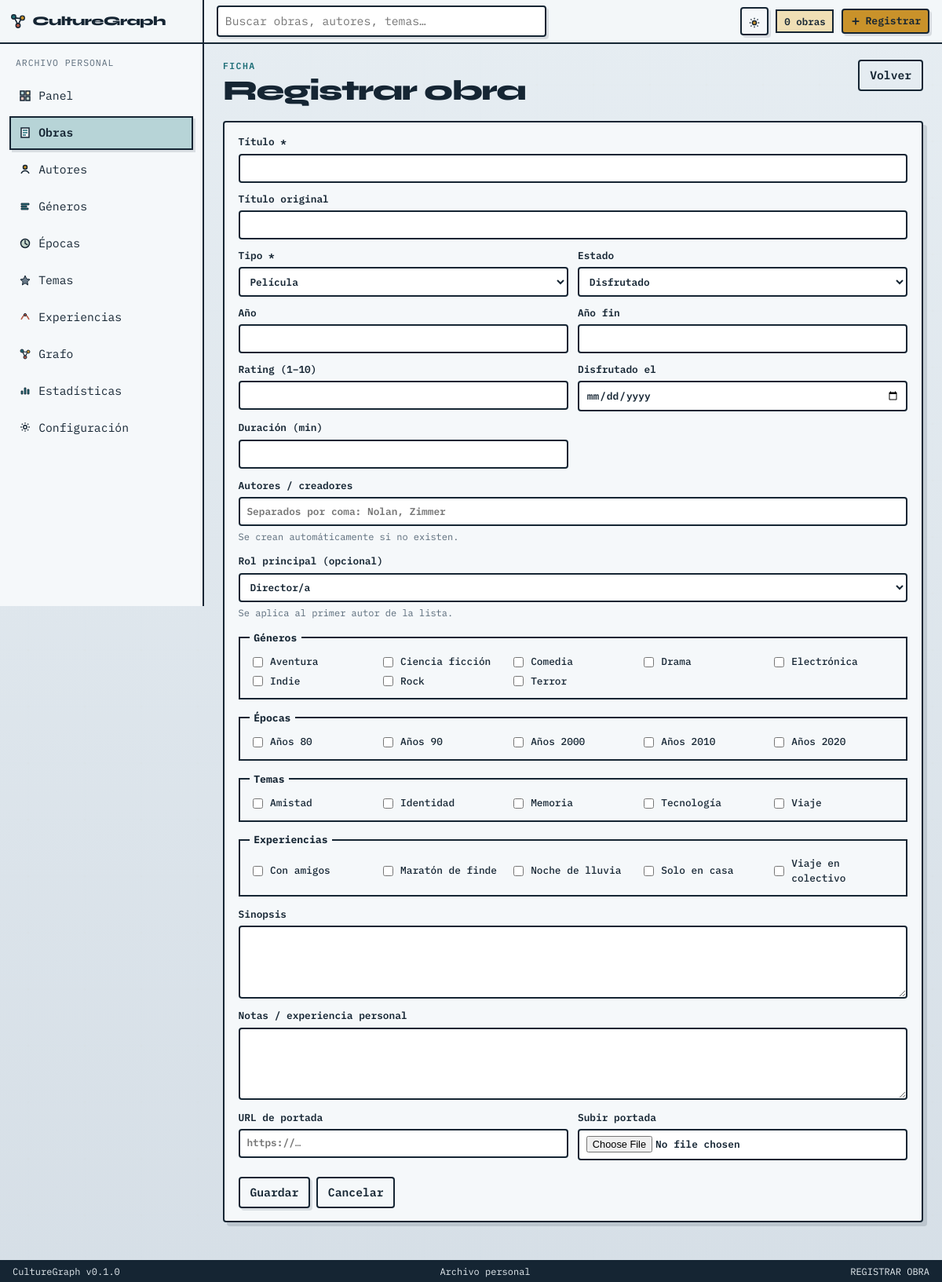
Page /index.php?r=/obras/nueva on the committed database.
### tables this page shows
CREATE TABLE IF NOT EXISTS settings (
  `key` VARCHAR(64) NOT NULL PRIMARY KEY,
  `value` TEXT NULL,
  updated_at TIMESTAMP NOT NULL DEFAULT CURRENT_TIMESTAMP ON UPDATE CURRENT_TIMESTAMP
);

CREATE TABLE IF NOT EXISTS genres (
  id INT UNSIGNED NOT NULL AUTO_INCREMENT PRIMARY KEY,
  name VARCHAR(120) NOT NULL,
  slug VARCHAR(140) NOT NULL,
  color VARCHAR(16) NULL,
  created_at TIMESTAMP NOT NULL DEFAULT CURRENT_TIMESTAMP,
  UNIQUE KEY uq_genres_slug (slug),
  UNIQUE KEY uq_genres_name (name)
);

CREATE TABLE IF NOT EXISTS eras (
  id INT UNSIGNED NOT NULL AUTO_INCREMENT PRIMARY KEY,
  name VARCHAR(120) NOT NULL,
  slug VARCHAR(140) NOT NULL,
  year_start SMALLINT UNSIGNED NULL,
  year_end SMALLINT UNSIGNED NULL,
  notes TEXT NULL,
  created_at TIMESTAMP NOT NULL DEFAULT CURRENT_TIMESTAMP,
  UNIQUE KEY uq_eras_slug (slug),
  UNIQUE KEY uq_eras_name (name)
);

CREATE TABLE IF NOT EXISTS themes (
  id INT UNSIGNED NOT NULL AUTO_INCREMENT PRIMARY KEY,
  name VARCHAR(120) NOT NULL,
  slug VARCHAR(140) NOT NULL,
  description TEXT NULL,
  created_at TIMESTAMP NOT NULL DEFAULT CURRENT_TIMESTAMP,
  UNIQUE KEY uq_themes_slug (slug),
  UNIQUE KEY uq_themes_name (name)
);

CREATE TABLE IF NOT EXISTS experiences (
  id INT UNSIGNED NOT NULL AUTO_INCREMENT PRIMARY KEY,
  name VARCHAR(120) NOT NULL,
  slug VARCHAR(140) NOT NULL,
  description TEXT NULL,
  mood VARCHAR(80) NULL,
  created_at TIMESTAMP NOT NULL DEFAULT CURRENT_TIMESTAMP,
  UNIQUE KEY uq_experiences_slug (slug),
  UNIQUE KEY uq_experiences_name (name)
);

### app/Views/works/form.php (the view, shortened to what the rows shown need)
<?php
$w = $work ?? null;
$genreIds = array_map(static fn ($g) => (int) $g['id'], $w['genres'] ?? []);
$eraIds = array_map(static fn ($g) => (int) $g['id'], $w['eras'] ?? []);
$themeIds = array_map(static fn ($g) => (int) $g['id'], $w['themes'] ?? []);
$expIds = array_map(static fn ($g) => (int) $g['id'], $w['experiences'] ?? []);
$creatorNames = implode(', ', array_map(static fn ($c) => $c['name'], $w['creators'] ?? []));
$creatorRoles = array_map(static fn ($c) => $c['role'], $w['creators'] ?? []);
?>
<section class="page-head">
    <div>
        <p class="eyebrow">Ficha</p>
        <h1 class="page-title"><?= e($title) ?></h1>
    </div>
    <a class="btn btn-ghost" href="<?= e(url('/obras')) ?>">Volver</a>
</section>
<form class="panel form-stack" method="post" enctype="multipart/form-data"
      action="<?= e($w ? url('/obras/' . $w['id']) : url('/obras')) ?>">
    <div class="form-grid">
        <label class="span-2">Título *
            <input type="text" name="title" required value="<?= e($w['title'] ?? '') ?>">
        </label>
        <label class="span-2">Título original
            <input type="text" name="original_title" value="<?= e($w['original_title'] ?? '') ?>">
        </label>
        <label>Tipo *
            <select name="type" id="work-type" required>
                <?php foreach ($options['types'] as $k => $label): ?>
                    <option value="<?= e($k) ?>" <?= ($w['type'] ?? 'movie') === $k ? 'selected' : '' ?>><?= e($label) ?></option>
                <?php endforeach; ?>
            </select>
        </label>
        <label>Estado
            <select name="status">
                <?php foreach ($options['statuses'] as $k => $label): ?>
                    <option value="<?= e($k) ?>" <?= ($w['status'] ?? 'finished') === $k ? 'selected' : '' ?>><?= e($label) ?></option>
                <?php endforeach; ?>
            </select>
        </label>
        <label>Año
            <input type="number" name="year" min="1800" max="2100" value="<?= e((string) ($w['year'] ?? '')) ?>">
        </label>
        <label>Año fin
            <input type="number" name="year_end" min="1800" max="2100" value="<?= e((string) ($w['year_end'] ?? '')) ?>">
        </label>
        <label>Rating (1–10)
            <input type="number" name="rating" min="1" max="10" value="<?= e((string) ($w['rating'] ?? '')) ?>">
        </label>
        <label>Disfrutado el
            <input type="date" name="finished_at" value="<?= e((string) ($w['finished_at'] ?? '')) ?>">
        </label>
        <label data-type-field="movie,series">Duración (min)
            <input type="number" name="runtime_minutes" min="1" value="<?= e((string) ($w['runtime_minutes'] ?? '')) ?>">
        </label>
    </div>
    <label>Autores / creadores
        <input type="text" name="creator_names" value="<?= e($creatorNames) ?>" placeholder="Separados por coma: Nolan, Zimmer">
        <span class="hint">Se crean automáticamente si no existen.</span>
    </label>
    <label>Rol principal (opcional)
        <select name="creator_roles[]">
            <?php foreach (creator_roles() as $k => $label): ?>
                <option value="<?= e($k) ?>" <?= ($creatorRoles[0] ?? 'director') === $k ? 'selected' : '' ?>><?= e($label) ?></option>
            <?php endforeach; ?>
        </select>
        <span class="hint">Se aplica al primer autor de la lista.</span>
    </label>
    <fieldset class="check-fieldset">
        <legend>Géneros</legend>
        <div class="check-grid">
            <?php foreach ($options['genres'] as $g): ?>
                <label class="check">
                    <input type="checkbox" name="genre_ids[]" value="<?= (int) $g['id'] ?>" <?= in_array((int) $g['id'], $genreIds, true) ? 'checked' : '' ?>>
                    <?= e($g['name']) ?>
                </label>
            <?php endforeach; ?>
        </div>
    </fieldset>
    <fieldset class="check-fieldset">
        <legend>Épocas</legend>
        <div class="check-grid">
            <?php foreach ($options['eras'] as $era): ?>
                <label class="check">
                    <input type="checkbox" name="era_ids[]" value="<?= (int) $era['id'] ?>" <?= in_array((int) $era['id'], $eraIds, true) ? 'checked' : '' ?>>
                    <?= e($era['name']) ?>
                </label>
            <?php endforeach; ?>
        </div>
    </fieldset>
    <fieldset class="check-fieldset">
        <legend>Temas</legend>
        <div class="check-grid">
            <?php foreach ($options['themes'] as $t): ?>
                <label class="check">
                    <input type="checkbox" name="theme_ids[]" value="<?= (int) $t['id'] ?>" <?= in_array((int) $t['id'], $themeIds, true) ? 'checked' : '' ?>>
                    <?= e($t['name']) ?>
                </label>
            <?php endforeach; ?>
        </div>
    </fieldset>
    <fieldset class="check-fieldset">
        <legend>Experiencias</legend>
        <div class="check-grid">
            <?php foreach ($options['experiences'] as $x): ?>
                <label class="check">
                    <input type="checkbox" name="experience_ids[]" value="<?= (int) $x['id'] ?>" <?= in_array((int) $x['id'], $expIds, true) ? 'checked' : '' ?>>
                    <?= e($x['name']) ?>
                </label>
            <?php endforeach; ?>
        </div>
    </fieldset>
    <label>Sinopsis
        <textarea name="synopsis" rows="4"><?= e($w['synopsis'] ?? '') ?></textarea>
    </label>
    <label>Notas / experiencia personal
        <textarea name="notes" rows="4"><?= e($w['notes'] ?? '') ?></textarea>
    </label>
    <div class="form-grid">
        <label>URL de portada
            <input type="url" name="cover_url" value="<?= e(str_starts_with((string) ($w['cover'] ?? ''), 'http') ? (string) $w['cover'] : '') ?>" placeholder="https://…">
        </label>
        <label>Subir portada
            <input type="file" name="cover_file" accept="image/*">
        </label>
    </div>
    <div class="form-actions">
        <button class="btn btn-accent" type="submit">Guardar</button>
        <a class="btn btn-ghost" href="<?= e($w ? url('/obras/' . $w['id']) : url('/obras')) ?>">Cancelar</a>
    </div>
</form>

### app/Router.php (shortened to what the rows shown need)
<?php
final class Router
{
    private array $routes = [];
    private function add(string $method, string $path, callable $handler): void
    {
        $pattern = $this->normalize($path);
        $regex = preg_replace('#\{([a-zA-Z_][a-zA-Z0-9_]*)\}#', '(?P<$1>[^/]+)', $pattern);
        $this->routes[] = [
            'method' => $method,
            'pattern' => $pattern,
            'regex' => '#^' . $regex . '$#',
            'handler' => $handler,
        ];
    }
    public function dispatch(string $method, string $uri): void
    {
        $path = $this->normalize($this->resolvePath($uri));
        foreach ($this->routes as $route) {
            if (!preg_match($route['regex'], $path, $matches)) {
                continue;
            }
            $params = [];
            ($route['handler'])(...array_values($params));
            return;
        }
    }
    private function resolvePath(string $uri): string
    {
        if (isset($_GET['r']) && is_string($_GET['r']) && $_GET['r'] !== '') {
            $r = $_GET['r'];
            return $r;
        }
        $path = parse_url($uri, PHP_URL_PATH) ?: '/';
        $path = $this->stripBasePath($path);
        return $path === '' ? '/' : $path;
    }
    private function normalize(string $path): string
    {
        $path = '/' . trim($path, '/');
        return $path === '/' ? '/' : rtrim($path, '/');
    }
}

### app/Views/layouts/main.php (shortened to what the rows shown need)
<?php
$workCount = 0;
$libraryName = 'Archivo personal';
$themePref = 'system';
try {
    $workCount = WorkService::countAll();
    $libraryName = SettingsService::get('library_name', 'Archivo personal') ?? 'Archivo personal';
    $themePref = SettingsService::get('theme', 'system') ?? 'system';
} catch (Throwable $e) {
    $workCount = 0;
}
$htmlTheme = $themePref === 'dark' ? 'dark' : 'light';
?>
<!DOCTYPE html>
<html lang="es" data-theme="<?= e($htmlTheme) ?>" data-theme-pref="<?= e($themePref) ?>">
<head>
    <link rel="stylesheet" href="<?= e(url('/assets/css/app.css')) ?>?v=<?= (int) @filemtime(dirname(__DIR__, 3) . '/assets/css/app.css') ?>">
</head>
<body>
<div class="app-shell">
    <header class="topbar">
        <div class="topbar-brand-zone">
            <a class="topbar-brand brand" href="<?= e(url('/')) ?>">
                <?= icon('graph', 22) ?>
                <span class="brand-text">CultureGraph</span>
            </a>
        </div>
        <div class="topbar-main">
            <div class="topbar-search">
                <form class="global-search" action="<?= e(url('/buscar')) ?>" method="get">
                    <input type="search" name="q" id="global-search" placeholder="Buscar obras, autores, temas…" value="<?= e($_GET['q'] ?? '') ?>" autocomplete="off">
                </form>
            </div>
            <div class="topbar-actions">
                <button
                    type="button"
                    class="theme-toggle"
                    data-theme-toggle
                    data-theme-url="<?= e(url('/configuracion/tema')) ?>"
                    data-csrf="<?= e(csrf_token()) ?>"
                    aria-label="Cambiar tema"
                    title="Cambiar tema"
                >
                    <span class="theme-icon-sun"><?= icon('sun', 16) ?></span>
                </button>
                <span class="meta-pill"><?= format_number($workCount) ?> obras</span>
                <a class="btn btn-accent btn-sm" href="<?= e(url('/obras/nueva')) ?>"><?= icon('add', 14) ?> Registrar</a>
            </div>
        </div>
    </header>
    <aside class="sidebar" id="sidebar">
        <p class="sidebar-label"><?= e($libraryName) ?></p>
        <nav class="sidebar-nav">
            <a class="<?= e(nav_active('/', true)) ?>" href="<?= e(url('/')) ?>"><?= icon('dashboard') ?> Panel</a>
            <a class="<?= e(nav_active('/obras')) ?>" href="<?= e(url('/obras')) ?>"><?= icon('works') ?> Obras</a>
            <a class="<?= e(nav_active('/autores')) ?>" href="<?= e(url('/autores')) ?>"><?= icon('creator') ?> Autores</a>
            <a class="<?= e(nav_active('/generos')) ?>" href="<?= e(url('/generos')) ?>"><?= icon('genre') ?> Géneros</a>
            <a class="<?= e(nav_active('/epocas')) ?>" href="<?= e(url('/epocas')) ?>"><?= icon('era') ?> Épocas</a>
            <a class="<?= e(nav_active('/temas')) ?>" href="<?= e(url('/temas')) ?>"><?= icon('theme') ?> Temas</a>
            <a class="<?= e(nav_active('/experiencias')) ?>" href="<?= e(url('/experiencias')) ?>"><?= icon('experience') ?> Experiencias</a>
            <a class="<?= e(nav_active('/grafo')) ?>" href="<?= e(url('/grafo')) ?>"><?= icon('graph') ?> Grafo</a>
            <a class="<?= e(nav_active('/estadisticas')) ?>" href="<?= e(url('/estadisticas')) ?>"><?= icon('stats') ?> Estadísticas</a>
            <a class="<?= e(nav_active('/configuracion')) ?>" href="<?= e(url('/configuracion')) ?>"><?= icon('settings') ?> Configuración</a>
        </nav>
    </aside>
    <main class="content">
        <?php require $templateFile; ?>
    </main>
    <footer class="statusbar">
        <span>CultureGraph v<?= e($appVersion) ?></span>
        <span><?= e($libraryName) ?></span>
        <span><?= e(strtoupper((string) ($title ?? 'ATLAS'))) ?></span>
    </footer>
</div>
</body>
</html>

### rows in the picture
settings: value "ARCHIVO PERSONAL", value "Archivo personal"
genres: name "Aventura"
genres: name "Ciencia ficción"
genres: name "Comedia"
genres: name "Drama"
genres: name "Electrónica"
genres: name "Indie"
genres: name "Rock"
genres: name "Terror"
eras: name "Años 80"
eras: name "Años 90"
eras: name "Años 2000"
eras: name "Años 2010"
eras: name "Años 2020"
themes: name "Amistad"
themes: name "Identidad"
themes: name "Memoria"
themes: name "Tecnología"
themes: name "Viaje"
experiences: name "Con amigos"
experiences: name "Maratón de finde"
experiences: name "Noche de lluvia"
experiences: name "Solo en casa"
experiences: name "Viaje en colectivo"

### other values in the picture
format_number($workCount) "0"
form field type "Película"
form field status "Disfrutado"
form field value "Director/a"
